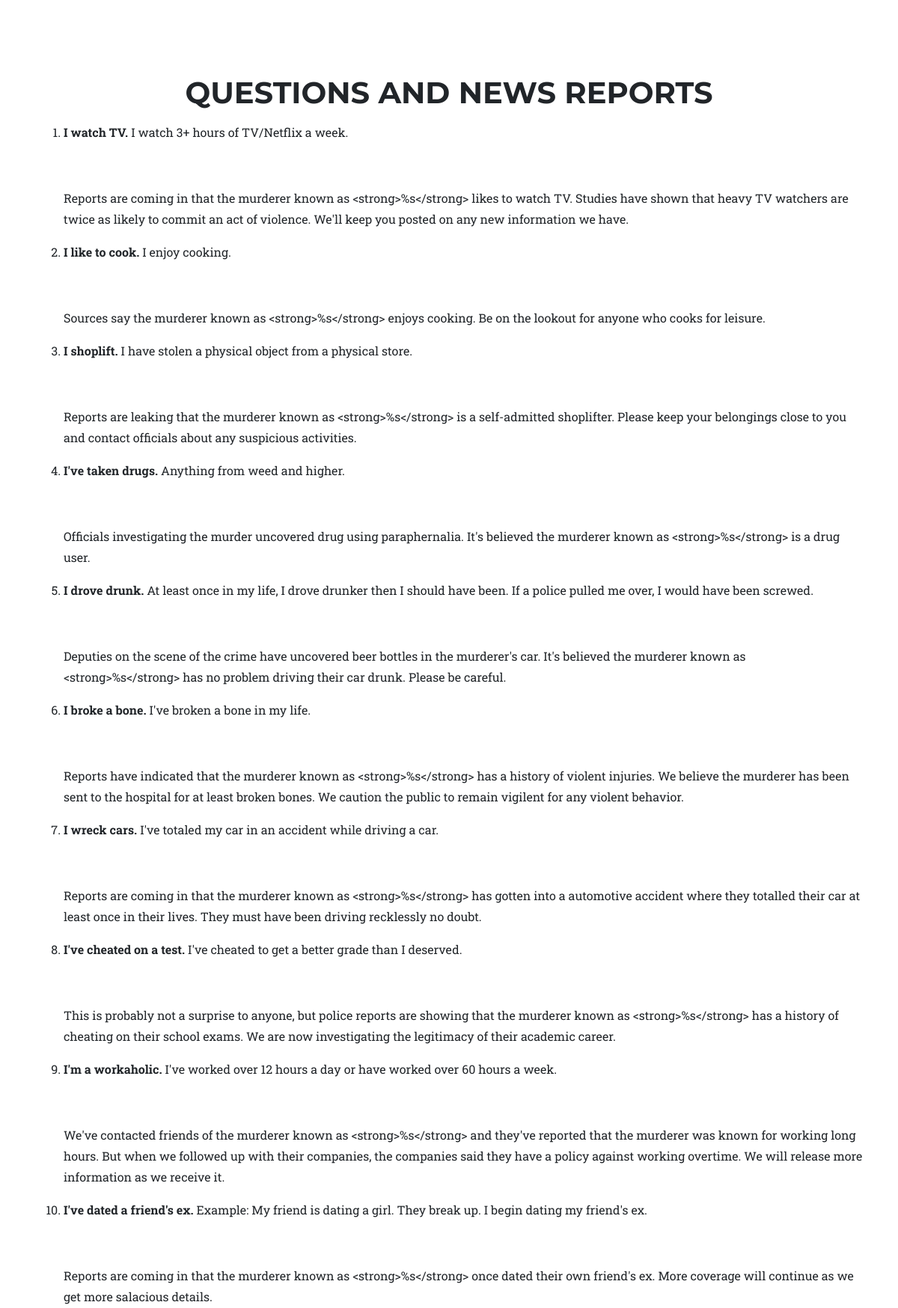
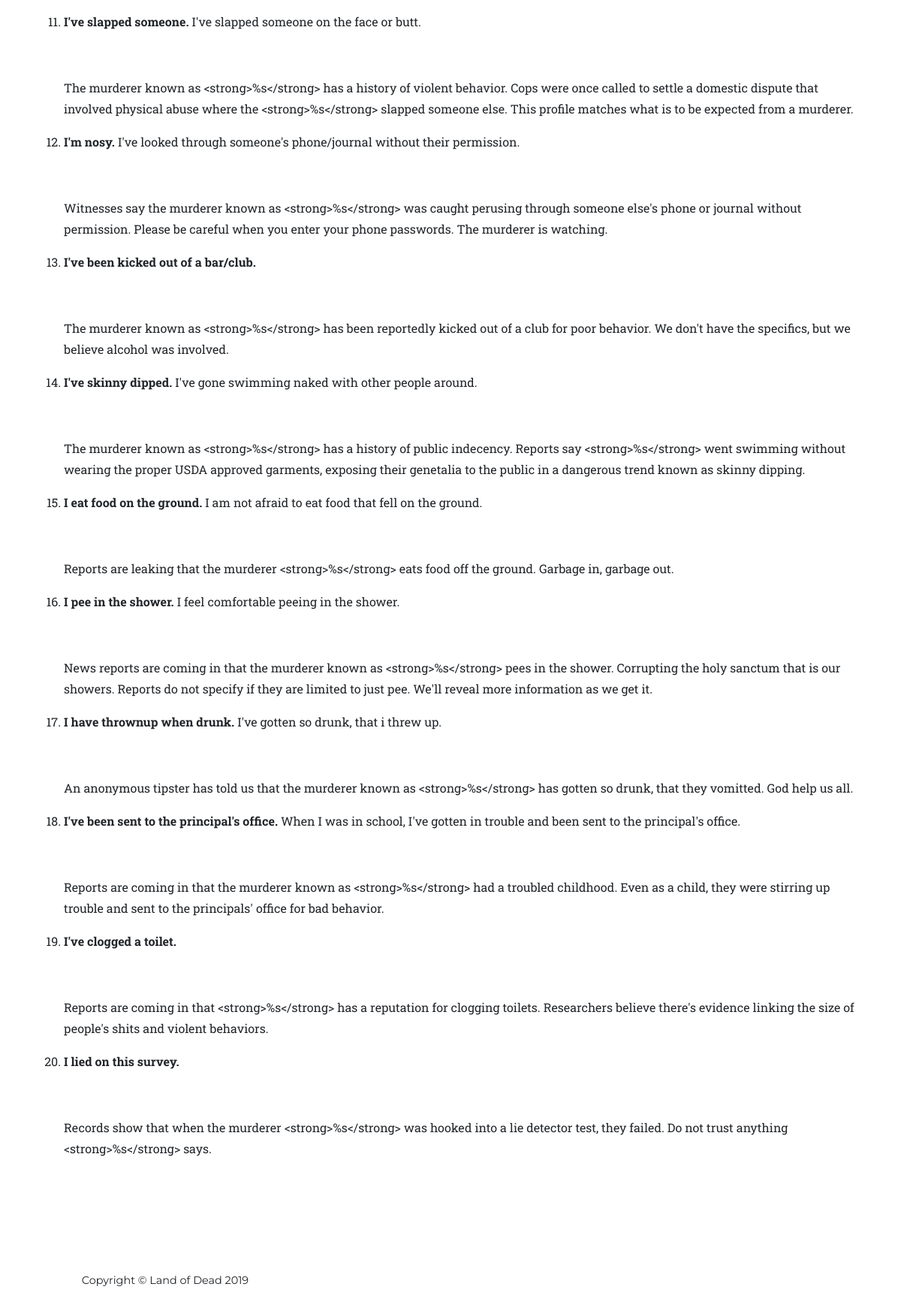
Screenshot of /all_questions with the database file from the repository (2 pictures, top to bottom).
### game/models.py (models this page shows, shortened)
class Question(models.Model):
    text = models.TextField()           # Question on problem
    news_report = models.TextField()           # How the news reports this question

### game/views.py (the view)
# urls.py: path('all_questions', views.all_questions, name='all_questions'),
def all_questions(request):
    questions = Question.objects.all()
    return render(request, 'all_questions.html', {'questions': questions})

### game/templates/all_questions.html
{% extends "base.html" %}
{% block body %}
  <section class="page-section" id="services">
    <div class="container">
      <div class="row">
        <div class="col-lg-12 text-center">
          <h2 class="section-heading text-uppercase">Questions and News Reports</h2>
        </div>
      </div>
    </div>
    <div class="container">
      <div class="row">
        <div class="col-lg-12">
          <ol>
            {% for question in questions %}
              <li>
                <p>{{ question.text|safe }}</p>
                <p>&nbsp;</p>
                <p>{{ question.news_report }}</p>
              </li>
            {% endfor %}
          </ol>
        </div>
      </div>
    </div>
  </section>
{% endblock %}

### rows the page displays
Question: text "I watch TV. I watch 3+ hours of TV/Netflix a week.", news_report "Reports are coming in that the murderer known as <strong>%s</strong> likes to watch TV. Studies have shown that heavy TV watchers are twice as likely to commit an act of violence. We'll keep you posted on any new information we have."
Question: text "I like to cook. I enjoy cooking.", news_report "Sources say the murderer known as <strong>%s</strong> enjoys cooking. Be on the lookout for anyone who cooks for leisure."
Question: text "I shoplift. I have stolen a physical object from a physical store.", news_report "Reports are leaking that the murderer known as <strong>%s</strong> is a self-admitted shoplifter. Please keep your belongings close to you and contact officials about any suspicious activities."
Question: text "I've taken drugs. Anything from weed and higher.", news_report "Officials investigating the murder uncovered drug using paraphernalia. It's believed the murderer known as <strong>%s</strong> is a drug user."
Question: text "I drove drunk. At least once in my life, I drove drunker then I should have been. If a police pulled me over, I would have been screwed.", news_report "Deputies on the scene of the crime have uncovered beer bottles in the murderer's car. It's believed the murderer known as <strong>%s</strong> has no problem driving their car drunk. Please be careful."
Question: text "I broke a bone. I've broken a bone in my life.", news_report "Reports have indicated that the murderer known as <strong>%s</strong> has a history of violent injuries. We believe the murderer has been sent to the hospital for at least broken bones. We caution the public to remain vigilent for any violent behavior."
Question: text "I wreck cars. I've totaled my car in an accident while driving a car.", news_report "Reports are coming in that the murderer known as <strong>%s</strong> has gotten into a automotive accident where they totalled their car at least once in their lives. They must have been driving recklessly no doubt."
Question: text "I've cheated on a test. I've cheated to get a better grade than I deserved.", news_report "This is probably not a surprise to anyone, but police reports are showing that the murderer known as <strong>%s</strong> has a history of cheating on their school exams. We are now investigating the legitimacy of their academic career."
Question: text "I'm a workaholic. I've worked over 12 hours a day or have worked over 60 hours a week.", news_report "We've contacted friends of the murderer known as <strong>%s</strong> and they've reported that the murderer was known for working long hours. But when we followed up with their companies, the companies said they have a policy against working overtime. We will release more information as we receive it."
Question: text "I've dated a friend's ex. Example: My friend is dating a girl. They break up. I begin dating my friend's ex.", news_report "Reports are coming in that the murderer known as <strong>%s</strong> once dated their own friend's ex. More coverage will continue as we get more salacious details."
Question: text "I've slapped someone. I've slapped someone on the face or butt.", news_report "The murderer known as <strong>%s</strong> has a history of violent behavior. Cops were once called to settle a domestic dispute that involved physical abuse where the <strong>%s</strong> slapped someone else. This profile matches what is to be expected from a murderer."
Question: text "I'm nosy. I've looked through someone's phone/journal without their permission.", news_report "Witnesses say the murderer known as <strong>%s</strong> was caught perusing through someone else's phone or journal without permission. Please be careful when you enter your phone passwords. The murderer is watching."
Question: text "I've been kicked out of a bar/club.", news_report "The murderer known as <strong>%s</strong> has been reportedly kicked out of a club for poor behavior. We don't have the specifics, but we believe alcohol was involved."
Question: text "I've skinny dipped. I've gone swimming naked with other people around.", news_report "The murderer known as <strong>%s</strong> has a history of public indecency. Reports say <strong>%s</strong> went swimming without wearing the proper USDA approved garments, exposing their genetalia to the public in a dangerous trend known as skinny dipping."
Question: text "I eat food on the ground. I am not afraid to eat food that fell on the ground.", news_report "Reports are leaking that the murderer <strong>%s</strong> eats food off the ground. Garbage in, garbage out."
Question: text "I pee in the shower. I feel comfortable peeing in the shower.", news_report "News reports are coming in that the murderer known as <strong>%s</strong> pees in the shower. Corrupting the holy sanctum that is our showers. Reports do not specify if they are limited to just pee. We'll reveal more information as we get it."
Question: text "I have thrownup when drunk. I've gotten so drunk, that i threw up.", news_report "An anonymous tipster has told us that the murderer known as <strong>%s</strong> has gotten so drunk, that they vomitted. God help us all."
Question: text "I've been sent to the principal's office. When I was in school, I've gotten in trouble and been sent to the principal's office.", news_report "Reports are coming in that the murderer known as <strong>%s</strong> had a troubled childhood. Even as a child, they were stirring up trouble and sent to the principals' office for bad behavior."
Question: text "I've clogged a toilet.", news_report "Reports are coming in that <strong>%s</strong> has a reputation for clogging toilets. Researchers believe there's evidence linking the size of people's shits and violent behaviors."
Question: text "I lied on this survey.", news_report "Records show that when the murderer <strong>%s</strong> was hooked into a lie detector test, they failed. Do not trust anything <strong>%s</strong> says."
